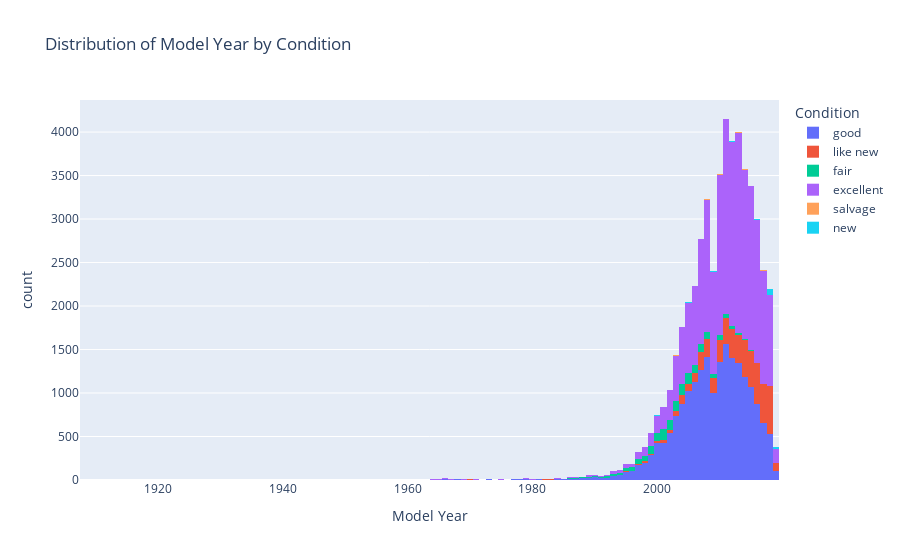

The cell this chart's notebook holds for it:
### Markdown cell above
The graph above shows that vehicles with more mileage tend to have a lower price. This is true for all make.

### Code cell
# vehicle model years and vehicle conditions
fig = px.histogram(df, x='model_year', color='condition', title='Distribution of Model Year by Condition', labels={'model_year': 'Model Year', 'condition': 'Condition'})

# Show the plot
fig.show()

### Figure 1 — Plotly figure (JSON) as saved in the notebook; plotly's stock layout.template omitted (floating-point values rounded to 4 significant figures; data arrays with more than 128 entries replaced by an {"elided": "..."} marker saying what was removed)
{"data": [{"alignmentgroup": "True", "bingroup": "x", "hovertemplate": "Condition=good<br>Model Year=%{x}<br>count=%{y}<extra></extra>", "legendgroup": "good", "marker": {"color": "#636efa", "pattern": {"shape": ""}}, "name": "good", "offsetgroup": "good", "orientation": "v", "showlegend": true, "type": "histogram", "x": {"elided": "20130 int values"}, "xaxis": "x", "yaxis": "y"}, {"alignmentgroup": "True", "bingroup": "x", "hovertemplate": "Condition=like new<br>Model Year=%{x}<br>count=%{y}<extra></extra>", "legendgroup": "like new", "marker": {"color": "#EF553B", "pattern": {"shape": ""}}, "name": "like new", "offsetgroup": "like new", "orientation": "v", "showlegend": true, "type": "histogram", "x": {"elided": "4740 int values"}, "xaxis": "x", "yaxis": "y"}, {"alignmentgroup": "True", "bingroup": "x", "hovertemplate": "Condition=fair<br>Model Year=%{x}<br>count=%{y}<extra></extra>", "legendgroup": "fair", "marker": {"color": "#00cc96", "pattern": {"shape": ""}}, "name": "fair", "offsetgroup": "fair", "orientation": "v", "showlegend": true, "type": "histogram", "x": {"elided": "1600 int values"}, "xaxis": "x", "yaxis": "y"}, {"alignmentgroup": "True", "bingroup": "x", "hovertemplate": "Condition=excellent<br>Model Year=%{x}<br>count=%{y}<extra></extra>", "legendgroup": "excellent", "marker": {"color": "#ab63fa", "pattern": {"shape": ""}}, "name": "excellent", "offsetgroup": "excellent", "orientation": "v", "showlegend": true, "type": "histogram", "x": {"elided": "24720 int values"}, "xaxis": "x", "yaxis": "y"}, {"alignmentgroup": "True", "bingroup": "x", "hovertemplate": "Condition=salvage<br>Model Year=%{x}<br>count=%{y}<extra></extra>", "legendgroup": "salvage", "marker": {"color": "#FFA15A", "pattern": {"shape": ""}}, "name": "salvage", "offsetgroup": "salvage", "orientation": "v", "showlegend": true, "type": "histogram", "x": [1999, 2008, 2012, 1995, 2003, 2005, 2008, 2001, 2001, 1998, 2001, 2003, 2008, 2000, 2005, 2014, 2003, 1997, 2013, 2009, 2013, 2006, 2015, 2018, 2006, 1994, 1995, 2019, 1995, 2018, 2000, 2014, 2013, 2004, 2001, 2015, 2007, 2004, 2014, 1999, 2009, 2007, 2007, 2013, 1999, 2015, 2013, 2003, 1977, 2014, 2000, 2017, 2017, 2014, 2014, 2004, 1995, 2013, 2009, 1999, 2002, 2010, 2010, 2004, 2018, 2003, 2008, 2010, 2011, 2017, 2017, 2017, 2009, 2002, 1996, 2013, 2010, 2002, 2007, 2000, 2012, 2001, 2005, 2001, 1993, 2005, 2012, 1999, 2003, 2016, 2006, 1994, 2008, 2014, 1993, 2005, 2006, 2001, 2011, 2008, 2004, 2015, 2007, 1986, 2013, 2010, 1994, 1999, 1997, 2008, 2008, 2017, 2013, 2002], "xaxis": "x", "yaxis": "y"}, {"alignmentgroup": "True", "bingroup": "x", "hovertemplate": "Condition=new<br>Model Year=%{x}<br>count=%{y}<extra></extra>", "legendgroup": "new", "marker": {"color": "#19d3f3", "pattern": {"shape": ""}}, "name": "new", "offsetgroup": "new", "orientation": "v", "showlegend": true, "type": "histogram", "x": {"elided": "143 int values"}, "xaxis": "x", "yaxis": "y"}], "layout": {"barmode": "relative", "legend": {"title": {"text": "Condition"}, "tracegroupgap": 0}, "title": {"text": "Distribution of Model Year by Condition"}, "xaxis": {"anchor": "y", "domain": [0, 1], "title": {"text": "Model Year"}}, "yaxis": {"anchor": "x", "domain": [0, 1], "title": {"text": "count"}}}}
